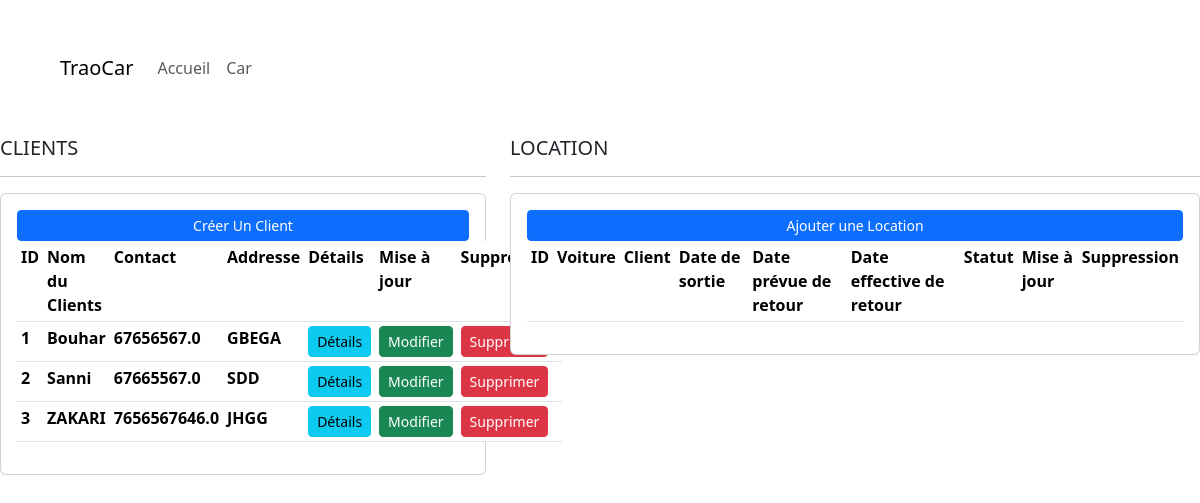
Before: / with the older database file.
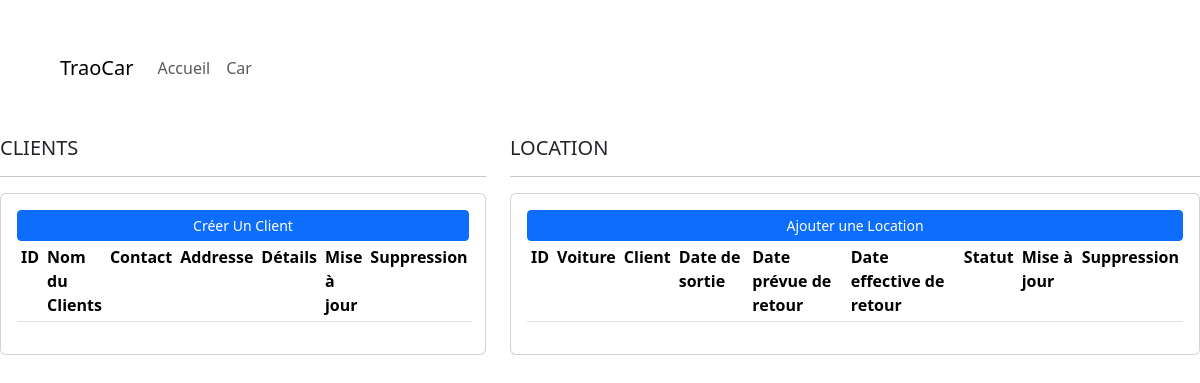
After: the same page with the newer database file.
### customers/models.py (models this page shows, shortened)
class Customer(models.Model):
    firstname = models.fields.CharField(null=True, max_length=50)
    lastname = models.fields.CharField(null=True, max_length=50)
    email = models.fields.CharField(null=True, max_length=50)
    phone = models.fields.FloatField(null=True, max_length=15)
    address = models.fields.CharField(null=True, max_length=50)

### customers/views.py (the view)
# urls.py: path('', views.home, name='home'),
def home(request):
    rentals = Rental.objects.all()
    customers = Customer.objects.all()
    context = {'customers': customers, 'rentals': rentals}
    return render(request, 'customer/home.html', context)

### templates/customer/home.html (shortened to what this page needs)
{% extends 'main.html'%}
{% block content %}
<div class="row">
    <div class="col-md-5">
        <h5>CLIENTS</h5>
        <hr>
        <div class="card card-body">
            <a class="btn btn-primary  btn-sm btn-block" href="{% url 'add_customer' %}">Créer Un Client</a>
            <table class="table table-sm">
                <tr>
                    <th>ID</th>
                    <th>Nom du Clients</th>
                    <th>Contact</th>
                    <th>Addresse</th>
                    <th>Détails</th>
                    <th>Mise à jour</th>
                    <th>Suppression</th>
                </tr>
                {% for customer in customers %}
                <tr>
                    <th>{{ customer.id }}</th>
                    <th>{{ customer.firstname }}</th>
                    <th>{{ customer.phone }}</th>
                    <th>{{ customer.address }}</th>
                    <th><a class="btn btn-sm btn-info" href="{% url 'custom' customer.id %}">Détails</a></th>
                    <th><a class="btn btn-sm btn-success" href="{% url 'update_customer' customer.id %}">Modifier</a></th>
                    <th><a class="btn btn-sm btn-danger" href="{% url 'delete_customer' customer.id %}">Supprimer</a></th>
                </tr>
                {% endfor %}
            </table>
        </div>
    </div>
    <div class="col-md-7">
        <h5>LOCATION</h5>
        <hr>
        <div class="card card-body">
            <a class="btn btn-primary  btn-sm btn-block" href="{% url 'add_rental' %}">Ajouter une Location</a>
            <table class="table table-sm">
                <tr>
                    <th>ID</th>
                    <th>Voiture</th>
                    <th>Client</th>
                    <th>Date de sortie</th>
                    <th>Date prévue de retour</th>
                    <th>Date effective de retour</th>
                    <th>Statut</th>
                    <th>Mise à jour</th>
                    <th>Suppression</th>
                </tr>
            </table>
        </div>
    </div>
</div>
{% endblock %}

### templates/main.html (shortened to what this page needs)
{% load static %}
<!DOCTYPE html>
<html lang="en">
<head>
    <link rel="stylesheet" type="text/css" href="{% static 'css/main.css' %}">
    <link href="https://cdn.jsdelivr.net/npm/bootstrap@5.3.2/dist/css/bootstrap.min.css" rel="stylesheet">
</head>
<body>
    <header>
        <nav class="navbar navbar-expand-lg p-5">
            <div class="container">
                <a class="navbar-brand" href="/">TraoCar</a>
                <div class="collapse navbar-collapse" id="navbarNav">
                    <ul class="navbar-nav">
                        <li class="nav-item">
                            <a class="nav-link" aria-current="page" href="/">Accueil</a>
                        </li>
                        <li class="nav-item">
                            <a class="nav-link" href="{% url 'cars' %}">Car</a>
                        </li>
                    </ul>
                </div>
            </div>
        </nav>
    </header>
    {% block content %}
    {% endblock %}
</body>
</html>

Changed rows visible on the page:
removed Customer: id "1", firstname "Bouhar", phone "67656567.0", address "GBEGA"
removed Customer: id "2", firstname "Sanni", phone "67665567.0", address "SDD"
removed Customer: id "3", firstname "ZAKARI", phone "7656567646.0", address "JHGG"
